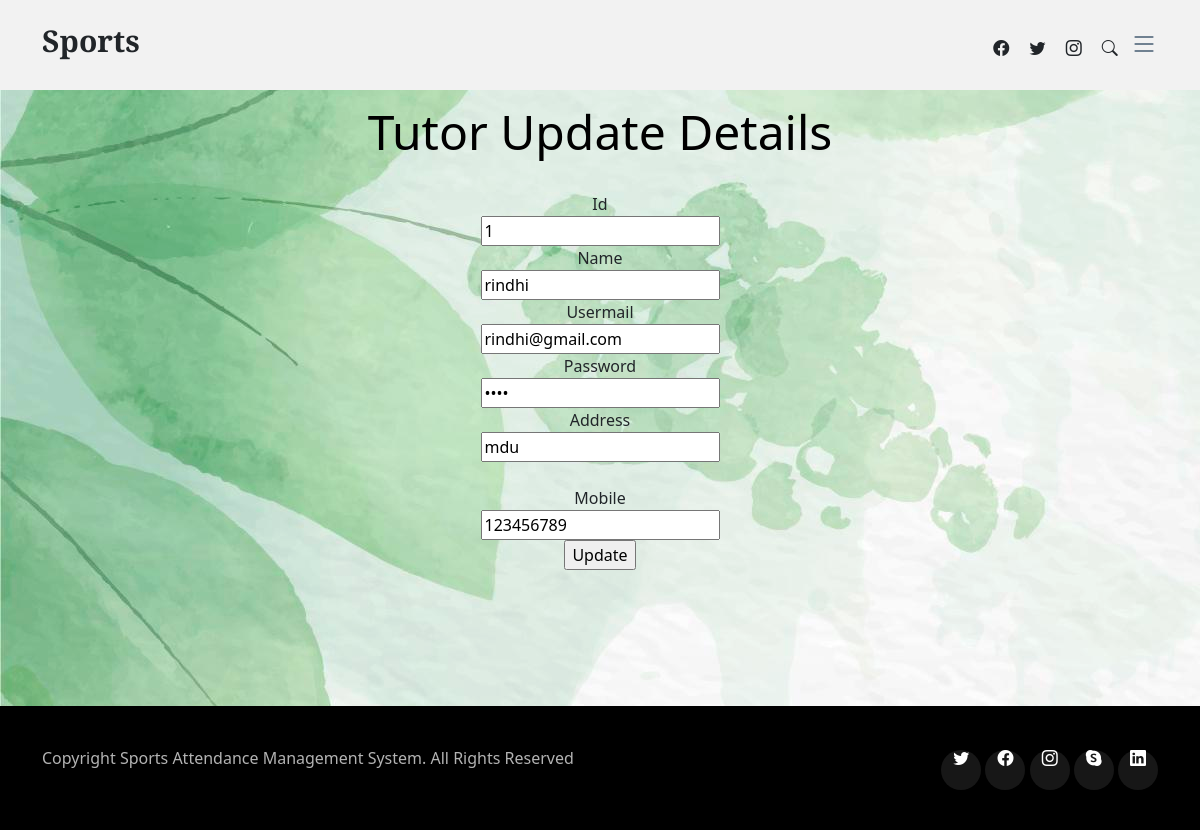
Page /tutorupdate.php?select=1 on the committed database.
### tables this page shows
CREATE TABLE IF NOT EXISTS `tutorin` (
  `id` int(50) NOT NULL AUTO_INCREMENT,
  `name` varchar(50) NOT NULL,
  `usermail` varchar(50) NOT NULL,
  `password` varchar(50) NOT NULL,
  `address` varchar(50) NOT NULL,
  `mobile` varchar(50) NOT NULL,
  PRIMARY KEY (`id`)
);

### tutorupdate.php (the view, shortened to what this page needs)
<?php
	include_once("style.php");
	include_once("adminheader.php");
?>
<?php
if(isset($_GET['select'])){
$query2 = "select * from tutorin where id='".$_GET['select']."'";
			$result = mysql_query($query2);
			if(mysql_num_rows($result)){
			$row = mysql_fetch_assoc($result);
			}
}
?>
                       <div class="container">
<form action="" method="post" enctype="multipart/form-data" name="addroom">
<center>
<br>
<br>
<br>
<br>
<center><font color="black" size="8">Tutor  Update Details </font></center>
 Id<br />
 <input name="id" type="text" value="<?php  echo $row['id']; ?>" />
 <br />
  Name<br />
 <input name="name" type="text" value="<?php  echo $row['name']; ?>" />
 <br />
Usermail<br />
 <input name="usermail" type="text"  value="<?php  echo $row['usermail']; ?>" />
 <br />
Password<br />
 <input name="password" type="password" value="<?php  echo $row['password']; ?>" class="ed" id="cou" />
 <br />
 Address<br />
 <input type="text" name="address" value="<?php  echo $row['address']; ?>" class="ed"><br />
 Mobile<br />
 <input name="mobile" type="text" value="<?php  echo $row['mobile']; ?>" />
 <br />
  <input type="submit" name="submit" value="Update" id="button1" />
  <br>
 </center>
 </form>
</div>
<br>
<br>
<br>
<br>
<br>
<?php
	include_once("footer.php");
	?>

### assets/css/main.css (style rules this page uses)
body { color: rgba(var(--color-primary-rgb), 1); }

### tutorupdate.php (style rules this page uses)
body { background-image: url("image.jpg"); }

### rows in the picture
tutorin: id "1", name "rindhi", usermail "rindhi@gmail.com", address "mdu", mobile "123456789"
